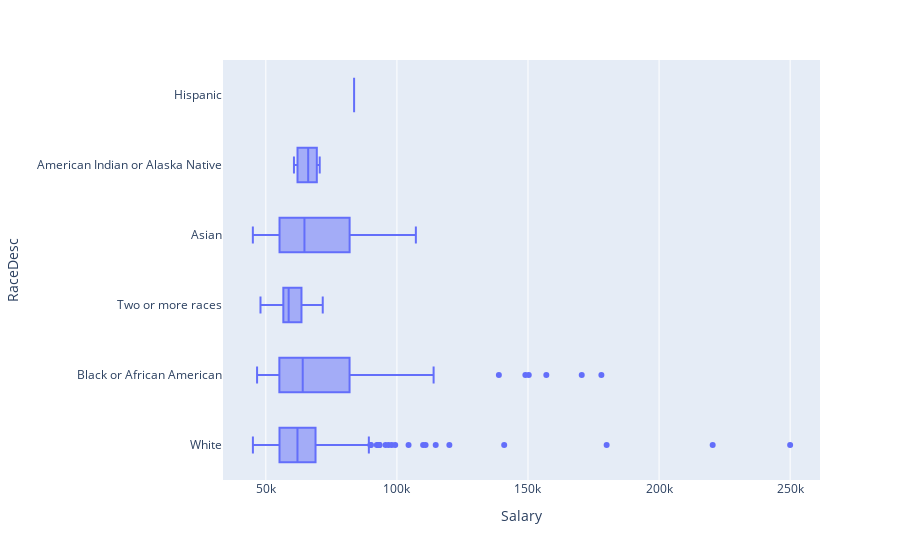

The code cell stored with this chart in its notebook:
### Markdown cell above
Possiamo provare a focalizzare la nostra attenzione sul modo in cui il salario è distribuito in classi specifiche del dataset. La rappresentazione a boxplot consente in primo luogo di evidenziare come valori diversi di salario si distribuiscano per le differenti etnie, ed in secondo luogo consente di individuare valori anomali per la variabile studiata: è interessante evidenziare come i dati che rientrano nell'intervallo tra primo e terzo quartile per l'etnia *White* tendono ad essere distribuiti più uniformemente, se consideriamo la mediana del boxplot di quella categoria, rispetto alle altre due etnie di maggioranza, *Asian* e *Black or African American*. È altrettanto interessante notare come sia proprio *White* l'etnia che presenta il maggior numero di outlier, seguita poi da *Black or African American*.

### Code cell
plt.show()
fig = px.box(df,x = 'Salary', y ='RaceDesc')
fig.show()

### Figure 1 — Plotly figure (JSON) as saved in the notebook; plotly's stock layout.template omitted (floating-point values rounded to 4 significant figures; data arrays with more than 128 entries replaced by an {"elided": "..."} marker saying what was removed)
{"data": [{"alignmentgroup": "True", "hovertemplate": "Salary=%{x}<br>RaceDesc=%{y}<extra></extra>", "legendgroup": "", "marker": {"color": "#636efa"}, "name": "", "notched": false, "offsetgroup": "", "orientation": "h", "showlegend": false, "type": "box", "x": {"elided": "311 int values"}, "x0": " ", "xaxis": "x", "y": {"elided": "311 str values"}, "y0": " ", "yaxis": "y"}], "layout": {"boxmode": "group", "legend": {"tracegroupgap": 0}, "margin": {"t": 60}, "xaxis": {"anchor": "y", "domain": [0, 1], "title": {"text": "Salary"}}, "yaxis": {"anchor": "x", "domain": [0, 1], "title": {"text": "RaceDesc"}}}}
